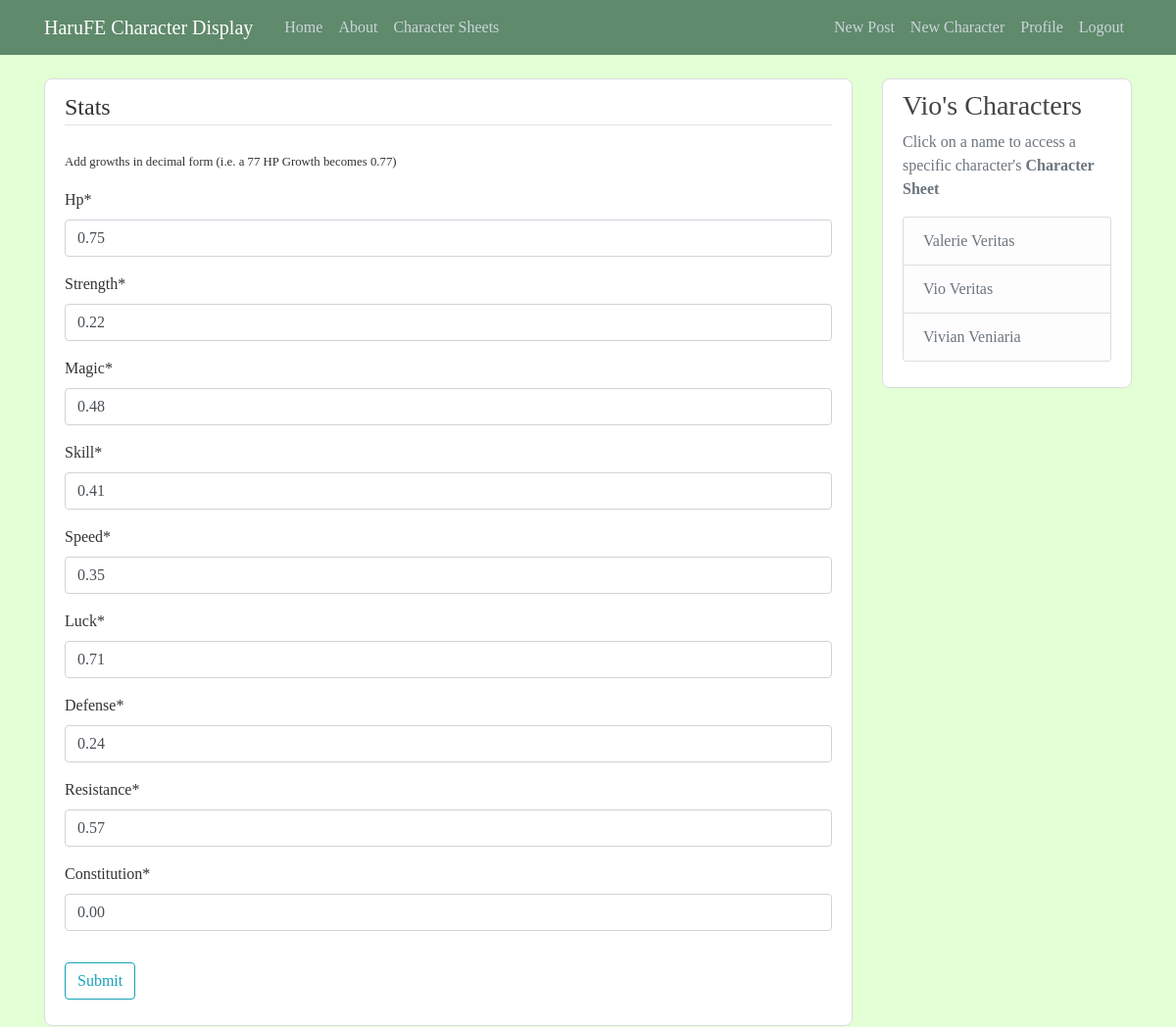
The app's page /charsheet/growth/2/update/ (signed in) with its own data.
### charsheet/models.py (models this page shows, shortened)
class Growth(models.Model):
	hp = models.DecimalField(max_digits=3, decimal_places=2, default=0.00)
	strength = models.DecimalField(max_digits=3, decimal_places=2, default=0.00)
	magic = models.DecimalField(max_digits=3, decimal_places=2, default=0.00)
	skill = models.DecimalField(max_digits=3, decimal_places=2, default=0.00)
	speed = models.DecimalField(max_digits=3, decimal_places=2, default=0.00)
	luck = models.DecimalField(max_digits=3, decimal_places=2, default=0.00)
	defense = models.DecimalField(max_digits=3, decimal_places=2, default=0.00)
	resistance = models.DecimalField(max_digits=3, decimal_places=2, default=0.00)
	constitution = models.DecimalField(max_digits=3, decimal_places=2, default=0.00)
	owner = models.OneToOneField(CharacterSheet, related_name='growth_set', on_delete=models.CASCADE)

class CharacterSheet(models.Model):
	STATS = [
		('HP', 'HP'),
        ('STR', 'STRENGTH'),
        ('MAG', 'MAGIC'),
        ('SKL', 'SKILL'),
        ('SPD', 'SPEED'),
        ('LCK', 'LUCK'),
        ('DEF', 'DEFENSE'),
        ('RES', 'RESISTANCE'),
        ('CON', 'CONSTITUTION'),
	]
	AFFINITIES = [
		('FI', 'FIRE'),
    	('WA', 'WATER'),
    	('EA', 'EARTH'),
    	('WI', 'WIND'),
    	('TH', 'THUNDER'),
    	('IC', 'ICE'),
    	('LI', 'LIGHT'),
    	('DA', 'DARK'),
    	('VO', 'VOID'),
    ]
	name = models.CharField(max_length = 32)
	level = models.IntegerField()
	origin = models.CharField(max_length = 32)
	affinity = models.CharField(max_length=2, choices=AFFINITIES)
	boon = models.CharField(max_length=3, choices=STATS)
	bane = models.CharField(max_length=3, choices=STATS)
	date_created = models.DateField(default=timezone.now)
	role = models.ForeignKey(Role, on_delete=models.CASCADE)
	user = models.ForeignKey(User, related_name="User", null=True, on_delete=models.CASCADE)

### charsheet/views.py (the view, shortened to what this page needs)
# urls.py: path('growth/<int:pk>/update/', GrowthUpdateView.as_view(), name='growth-update'),
class GrowthUpdateView(LoginRequiredMixin, UserPassesTestMixin, UpdateView):
	model = Growth
	fields = ['hp', 'strength', 'magic', 'skill', 'speed', 'luck', 'defense', 'resistance', 'constitution']
	def test_func(self):
		growth = self.get_object()
		return self.request.user == growth.owner.user

### blog/context_processors.py (called while the page is built)
def message_processor(request):
	return {
		'character_sheets': CharSheetModel.objects.all().order_by('name')
	}

### charsheet/templates/charsheet/growth_form.html (shortened to what this page needs)
{% extends "blog/base.html" %}
{% load crispy_forms_tags %}
{% block content %}
	<div class="content-section NULL">
		<form method="POST">
			<fieldset class="form-group">
				<legend class="border-bottom mb-4">Stats</legend>
				<p><small>Add growths in decimal form (i.e. a 77 HP Growth becomes 0.77)</small></p>
				{{ form|crispy }}
			</fieldset>
			<div class="form-group">
				<button class="btn btn-outline-info" type="submit">Submit</button>
			</div>
		</form>
	</div>
{% endblock content %}

### blog/templates/blog/base.html (shortened to what this page needs)
{% load static %}
<!DOCTYPE html>
<html>
<head>
    <link rel="stylesheet" href="https://maxcdn.bootstrapcdn.com/bootstrap/4.0.0/css/bootstrap.min.css">
    <link rel="stylesheet" type="text/css" href="{% static 'blog/style/main.css' %}">
</head>
<body>
	<header class="site-header">
  		<nav class="navbar navbar-expand-md navbar-dark bg-steel fixed-top">
    		<div class="container">
      			<a class="navbar-brand mr-4" href="{% url 'blog-home' %}">HaruFE Character Display</a>
      			<div class="collapse navbar-collapse" id="navbarToggle">
        			<div class="navbar-nav mr-auto">
          				<a class="nav-item nav-link" href="{% url 'blog-home' %}">Home</a>
          				<a class="nav-item nav-link" href="{% url 'blog-about' %}">About</a>
          				<a class="nav-item nav-link" href="{% url 'character-sheet' %}">Character Sheets</a>
        			</div>
			        <div class="navbar-nav">
			        	{% if user.is_authenticated %}
			        		<a class="nav-item nav-link" href="{% url 'post-create' %}">New Post</a>
			        		<a class="nav-item nav-link" href="{% url 'character-sheet-create' %}">New Character</a>
			        		<a class="nav-item nav-link" href="{% url 'profile' %}">Profile</a>
			        		<a class="nav-item nav-link" href="{% url 'logout' %}">Logout</a>
			        	{% else %}
			        		<a class="nav-item nav-link" href="{% url 'login' %}">Login</a>
			          		<a class="nav-item nav-link" href="{% url 'register' %}">Register</a>
			        	{% endif %}
        			</div>
      			</div>
    		</div>
  		</nav>
	</header>
	<main role="main" class="container">
		<div class="row">
			<div class="col-md-9">
				{% block content %}{% endblock %}
			</div>
			<div class="col-md-3">
				<div class="content-section NULL">
					<h3>Vio's Characters</h3>
					<p class='text-muted'>Click on a name to access a specific character's <strong>Character Sheet</strong>
						<ul class="list-group">
							{% for character in character_sheets %}
								<li class="list-group-item list-group-item-light"><a class="sidebar_link" href="{% url 'character-sheet-detail' character.id %}">{{ character.name }}</a></li>
							{% endfor %}
						</ul>
					</p>
				</div>
			</div>
		</div>
	</main>
</body>
</html>

### blog/static/blog/style/main.css (style rules this page uses)
body { background: #E2FFD5; color: #333333; margin-top: 5rem; font-family: "Garamond", Georgia, serif; }
h1, h2, h3, h4, h5, h6 { color: #444444; }
ul { margin: 0; }
.bg-steel { background-color: #5F8A6B; }
.site-header .navbar-nav .nav-link { color: #cbd5db; }
.content-section { padding: 10px 20px; border: 1px solid #dddddd; border-radius: 8px; margin-bottom: 20px; }
.sidebar_link { color: #6C757D; }
.NULL { background: #FFFFFF; }

### records on screen
Growth: hp "0.75", strength "0.22", magic "0.48", skill "0.41", speed "0.35", luck "0.71", defense "0.24", resistance "0.57", constitution "0.00"
CharacterSheet: name "Valerie Veritas"
CharacterSheet: name "Vio Veritas"
CharacterSheet: name "Vivian Veniaria"
